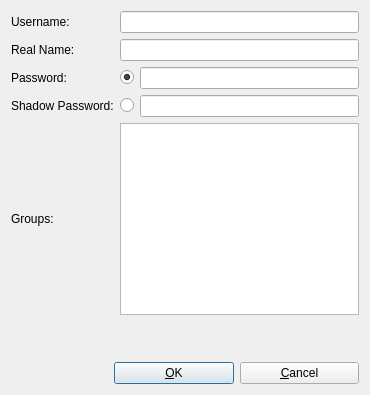
<ui version="4.0" >
 <class>UserDialog</class>
 <widget class="QDialog" name="UserDialog" >
  <property name="geometry" >
   <rect>
    <x>0</x>
    <y>0</y>
    <width>370</width>
    <height>395</height>
   </rect>
  </property>
  <property name="windowTitle" >
   <string>User Form</string>
  </property>
  <layout class="QGridLayout" name="gridLayout" >
   <item row="0" column="0" colspan="2" >
    <widget class="QLabel" name="label_user" >
     <property name="text" >
      <string>Username:</string>
     </property>
    </widget>
   </item>
   <item row="0" column="2" >
    <widget class="QLineEdit" name="username" />
   </item>
   <item row="1" column="0" colspan="2" >
    <widget class="QLabel" name="label_real" >
     <property name="text" >
      <string>Real Name:</string>
     </property>
    </widget>
   </item>
   <item row="1" column="2" >
    <widget class="QLineEdit" name="realName" />
   </item>
   <item row="2" column="0" colspan="2" >
    <widget class="QLabel" name="label_pass" >
     <property name="text" >
      <string>Password:</string>
     </property>
    </widget>
   </item>
   <item row="2" column="2" >
    <layout class="QHBoxLayout" name="horizontalLayout" >
     <item>
      <widget class="QRadioButton" name="normal" >
       <property name="text" >
        <string/>
       </property>
       <property name="checked" >
        <bool>true</bool>
       </property>
      </widget>
     </item>
     <item>
      <widget class="QLineEdit" name="normalPassword" />
     </item>
    </layout>
   </item>
   <item row="3" column="0" colspan="2" >
    <widget class="QLabel" name="label_shad" >
     <property name="text" >
      <string>Shadow Password:</string>
     </property>
    </widget>
   </item>
   <item row="3" column="2" >
    <layout class="QHBoxLayout" name="horizontalLayout_2" >
     <item>
      <widget class="QRadioButton" name="shadowed" >
       <property name="text" >
        <string/>
       </property>
      </widget>
     </item>
     <item>
      <widget class="QLineEdit" name="shadowedPassword" />
     </item>
    </layout>
   </item>
   <item row="4" column="0" colspan="2" >
    <widget class="QLabel" name="label_groups" >
     <property name="text" >
      <string>Groups:</string>
     </property>
    </widget>
   </item>
   <item row="4" column="2" >
    <widget class="QListWidget" name="groupList" />
   </item>
   <item row="5" column="0" colspan="3" >
    <widget class="QLabel" name="warningMessages" >
     <property name="sizePolicy" >
      <sizepolicy vsizetype="Expanding" hsizetype="Preferred" >
       <horstretch>0</horstretch>
       <verstretch>0</verstretch>
      </sizepolicy>
     </property>
     <property name="text" >
      <string/>
     </property>
     <property name="textFormat" >
      <enum>Qt::PlainText</enum>
     </property>
    </widget>
   </item>
   <item row="6" column="0" >
    <spacer name="horizontalSpacer" >
     <property name="orientation" >
      <enum>Qt::Horizontal</enum>
     </property>
     <property name="sizeHint" stdset="0" >
      <size>
       <width>96</width>
       <height>20</height>
      </size>
     </property>
    </spacer>
   </item>
   <item row="6" column="1" colspan="2" >
    <layout class="QHBoxLayout" name="horizontalLayout_3" >
     <item>
      <widget class="QPushButton" name="OK" >
       <property name="text" >
        <string>&amp;OK</string>
       </property>
      </widget>
     </item>
     <item>
      <widget class="QPushButton" name="Cancel" >
       <property name="text" >
        <string>&amp;Cancel</string>
       </property>
      </widget>
     </item>
    </layout>
   </item>
  </layout>
 </widget>
 <tabstops>
  <tabstop>username</tabstop>
  <tabstop>realName</tabstop>
  <tabstop>normalPassword</tabstop>
  <tabstop>shadowed</tabstop>
  <tabstop>shadowedPassword</tabstop>
  <tabstop>normal</tabstop>
  <tabstop>groupList</tabstop>
  <tabstop>OK</tabstop>
  <tabstop>Cancel</tabstop>
 </tabstops>
 <resources/>
 <connections/>
</ui>
